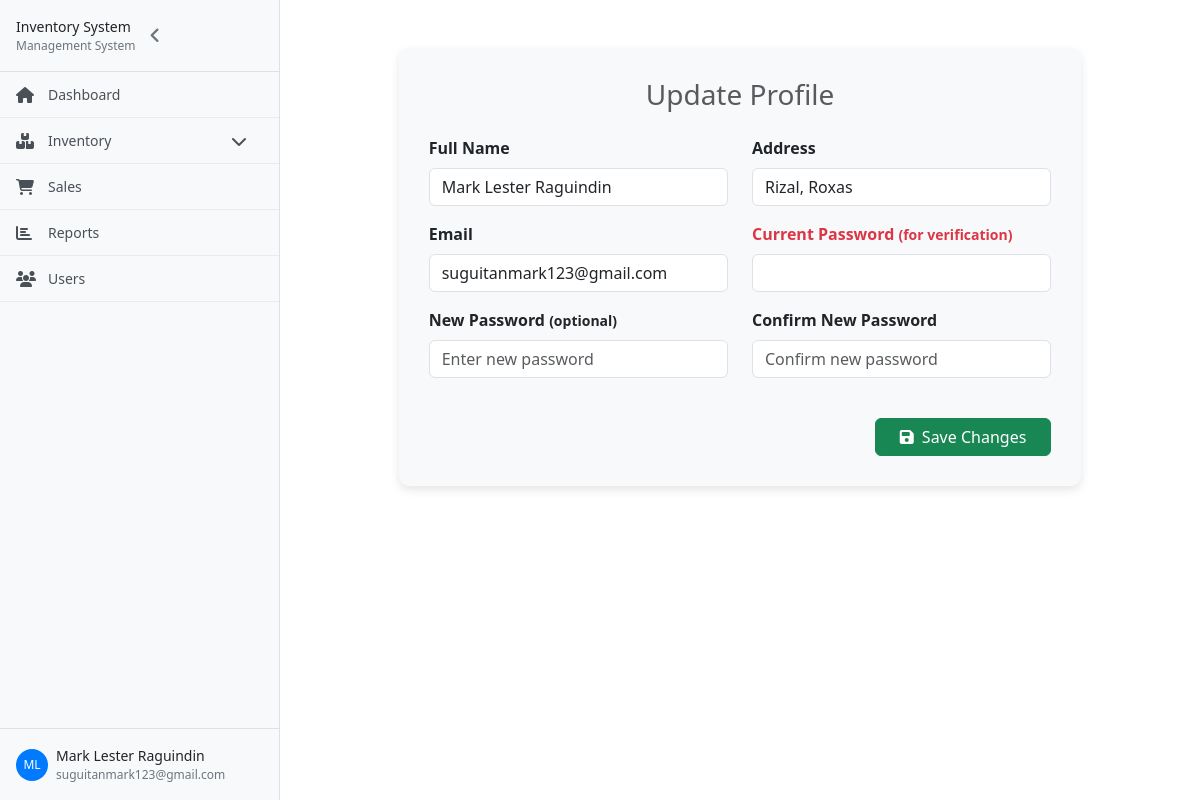
The app's page /admin/profile.php (signed in), older data.
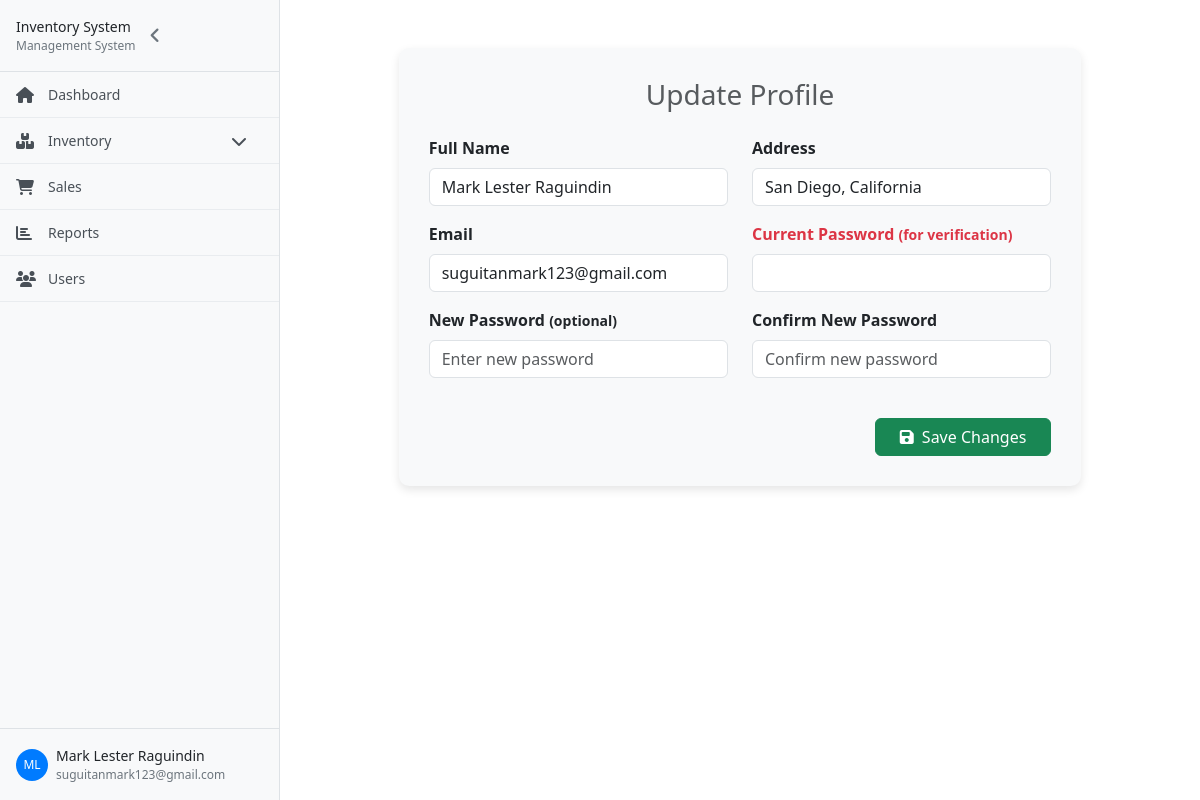
The same page, newer data.
### tables this page shows
CREATE TABLE `users` (
  `user_id` int(11) NOT NULL,
  `name` varchar(250) NOT NULL,
  `address` varchar(250) NOT NULL,
  `email` varchar(250) NOT NULL,
  `password` varchar(50) NOT NULL,
  `role` varchar(50) NOT NULL
);

### admin/profile.php (the view, shortened to what this page needs)
<?php
include '../components/config.php';
$user_id = $_SESSION['user_id'];
$stmt = $con->prepare("SELECT user_id, name, address, email, password FROM users WHERE user_id = ?");
$stmt->bind_param('i', $user_id);
$stmt->execute();
$result = $stmt->get_result();
$user = $result->fetch_assoc();
?>
<!DOCTYPE html>
<html lang="en">
<head>
    <link href="https://cdnjs.cloudflare.com/ajax/libs/bootstrap/5.3.0/css/bootstrap.min.css" rel="stylesheet">
    <link href="https://cdnjs.cloudflare.com/ajax/libs/font-awesome/6.4.0/css/all.min.css" rel="stylesheet">
    <link rel="stylesheet" href="../customStyles/index.css">
</head>
<body>
<?php include '../components/adminSidebar.php'; ?>
    <div class="main-content py-5 p-5">
        <div class="row justify-content-center">
            <div class="col-lg-10">
                <form method="POST" class="form-section">
                    <h3 class="mb-4 text-center text-muted">Update Profile</h3>
                    <div class="row">
                        <div class="mb-3 col-md-6">
                            <label class="form-label">Full Name</label>
                            <input type="text" name="name" value="<?= htmlspecialchars($user['name']) ?>" class="form-control" required>
                        </div>
                        <div class="mb-3 col-md-6">
                            <label class="form-label">Address</label>
                            <input type="text" name="address" value="<?= htmlspecialchars($user['address']) ?>" class="form-control" required>
                        </div>
                        <div class="mb-3 col-md-6">
                            <label class="form-label">Email</label>
                            <input type="email" name="email" value="<?= htmlspecialchars($user['email']) ?>" class="form-control" required>
                        </div>
                        <div class="mb-3 col-md-6">
                            <label class="form-label text-danger">Current Password <small>(for verification)</small></label>
                            <input type="password" name="current_password" class="form-control" required>
                        </div>
                        <div class="mb-3 col-md-6">
                            <label class="form-label">New Password <small>(optional)</small></label>
                            <input type="password" name="new_password" class="form-control" placeholder="Enter new password">
                        </div>
                        <div class="mb-3 col-md-6">
                            <label class="form-label">Confirm New Password</label>
                            <input type="password" name="confirm_password" class="form-control" placeholder="Confirm new password">
                        </div>
                    </div>
                    <div class="mt-4 text-end">
                        <button type="submit" name="update_profile" class="btn btn-success px-4">
                            <i class="fa fa-save me-2"></i>Save Changes
                        </button>
                    </div>
                </form>
            </div>
        </div>
    </div>
</body>
</html>

Row changes from the older to the newer data that the page shows:
changed users "Mark Lester Raguindin": address "Rizal, Roxas" → "San Diego, California"
